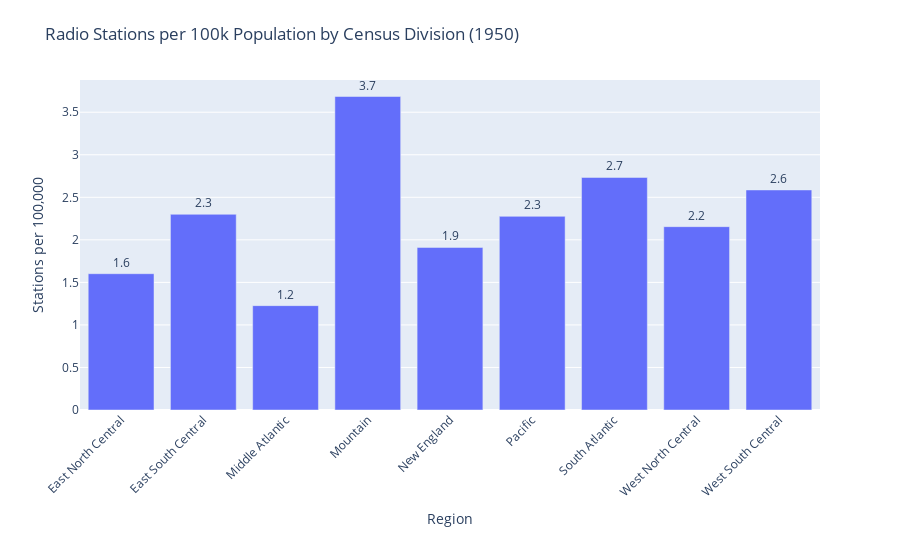

The notebook cell this image was saved under:
### Markdown cell above
Here, the data visualization echoes the fact that the Mountain States region had an unusually high amount of radio stations for their populous, despite the region being extremely rural outside of a couple of population centers like Denver.

The reason for this was education. In the 1940s the Rocky Mountain Radio Council was formed out of multiple governmental and civic organizations. The member insitution of the council primarily consisted of organizations in Wyoming and Colorado, but the Radio Council ended up filling huge gaps in radio programming throughout the Rocky Mountain region. Many radio stations in states like Montana were isolated and rural. They had no network facilities to create their own radio shows, meaning Mountain region stations would often have to ask for more programs then it was possible to supply. That is until the Rocky Mountain Radio Council was formed. The goal of this experimental council was to make those living in the mountain states feel less isolated from the rest of the United States.

Through their member institutions the Council would go to isolated radio stations and offer them educational programs. For example the Colorado Agricultural College (now CSU) produced a weekly agricultural informational program complete with professional actors, a gigantic orchestra, and a folk song singer. The University of Colorado basically had a round-table discussion podcast called *History in the Making*. This was a unique program where CU Boulder faculty from multiple fields were brought in to discuss a selected topic and improvise a rough script on the spot.

The Radio Council shows were largely experimental and had great successes. According to Lewis, the council had a policy to not scare the majority of its audience by announcing at the beginning of their broadcasts that they were going to present an educational program. Other innovations included experimentating with new broadcast techniques like creating realistic sound effects with props (Foley art) and the intention of producing good shows similar to the personality and theatricality of network radio. All of this helped to captivate audiences in the Rocky Mountains, and most likely the reason why radio stations in the Rockies were so common compared to other regions. From 1939 to 1950, the number of radio stations per 100,000 people in the region almost tripled, going from 1.3 to 4.7. This would not have been possible without the geographic isolation of the region from the U.S and the programming pushed forward by the Rocky Mountain Radio Council.

### Code cell
df1950= pd.read_csv('../data/processed/correct_dtypes_merged_fcc_census_1950.csv')
# 2) Assign divisions to your DataFrame (e.g. df1940 or df1950)
df1950['division'] = df1950['State'].map(division_map)


# 1) Group and sum both raw stations & population
region_rates = (
    df1950
    .groupby('division', as_index=False)
    .agg(
        total_stations=('total_radio', 'sum'),
        population=('Population_1950', 'sum')
    )
)

# 2) Compute the per-100k rate at the regional level
region_rates['stations_per_100k'] = (
    region_rates['total_stations']
    / region_rates['population']
    * 100_000
)

# 3) Plot that
fig = px.bar(
    region_rates,
    x='division',
    y='stations_per_100k',
    title='Radio Stations per 100k Population by Census Division (1950)',
    labels={'stations_per_100k': 'Stations per 100,000','division':'Region'},
    text=region_rates['stations_per_100k'].round(1),
    height=600
)

fig.update_traces(textposition='outside')
fig.update_layout(xaxis_tickangle=-45, margin={'b':150, 't':80},
                  uniformtext_minsize=8,
                  uniformtext_mode='hide'

                  
                 )
fig.show()

### Figure 1 — Plotly figure (JSON) as saved in the notebook; plotly's stock layout.template omitted (floating-point values rounded to 4 significant figures)
{"data": [{"alignmentgroup": "True", "hovertemplate": "Region=%{x}<br>Stations per 100,000=%{y}<br>text=%{text}<extra></extra>", "legendgroup": "", "marker": {"color": "#636efa", "pattern": {"shape": ""}}, "name": "", "offsetgroup": "", "orientation": "v", "showlegend": false, "text": [1.6, 2.3, 1.2, 3.7, 1.9, 2.3, 2.7, 2.2, 2.6], "textposition": "outside", "type": "bar", "x": ["East North Central", "East South Central", "Middle Atlantic", "Mountain", "New England", "Pacific", "South Atlantic", "West North Central", "West South Central"], "xaxis": "x", "y": [1.602, 2.3, 1.227, 3.685, 1.911, 2.276, 2.733, 2.155, 2.586], "yaxis": "y"}], "layout": {"autosize": true, "barmode": "relative", "legend": {"tracegroupgap": 0}, "margin": {"b": 150, "t": 80}, "title": {"text": "Radio Stations per 100k Population by Census Division (1950)"}, "uniformtext": {"minsize": 8, "mode": "hide"}, "xaxis": {"anchor": "y", "autorange": true, "domain": [0, 1], "range": [-0.5, 8.5], "tickangle": -45, "title": {"text": "Region"}, "type": "category"}, "yaxis": {"anchor": "x", "autorange": true, "domain": [0, 1], "range": [0, 3.879], "title": {"text": "Stations per 100,000"}, "type": "linear"}}}
